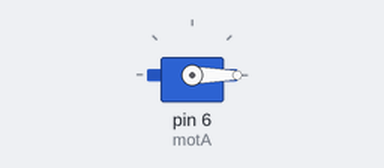
Bench run of a sketch on a simulated Arduino Uno, built with avr-gcc and run on an emulated ATmega328P. Parts: servo.

Above: at 0.1 s.
At 5.1 s:
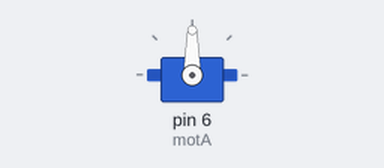
Timing chart, 0 to 6.6 s (numbered marks = the images above):
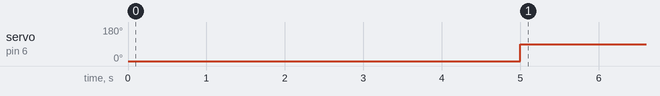

Measured:
- by itself, servo on pin 6 (motA): 0° → 90° at 5.0 s

The sketch:

1MOT.ino
```cpp
#include <Servo.h>

Servo motA;

void setup() {
  // put your setup code here, to run once:
  Serial.begin(9600);
  motA.attach(6,1000,2000);
  char olddata;
  olddata=48;
  motA.write(0);
  delay(5000);
  motA.write(0);

}

void loop() {

  // put your main code here, to run repeatedly:
  //Serial.println("Sending Throttle");
 // if(Serial.available()){
  //  char olddata;
  //  char data;

    //data=Serial.read();

    //if(data != olddata){
      //  olddata = data;
        motA.write(90);
        delay(200);
   //   }

  }
```
